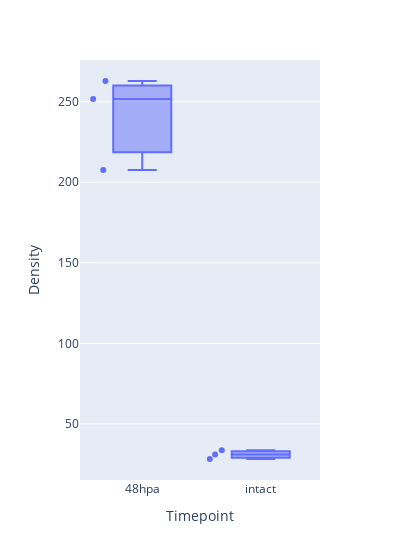

Notebook code for this chart:
### Markdown cell above
Now we can plot the data as replicates.

### Code cell
px.box(df, x='Timepoint', y='Density', points='all', width=400)

### Figure 1 — Plotly figure (JSON) as saved in the notebook; plotly's stock layout.template omitted (floating-point values rounded to 4 significant figures)
{"data": [{"alignmentgroup": "True", "boxpoints": "all", "hovertemplate": "Timepoint=%{x}<br>Density=%{y}<extra></extra>", "legendgroup": "", "marker": {"color": "#636efa"}, "name": "", "notched": false, "offsetgroup": "", "orientation": "v", "showlegend": false, "type": "box", "x": ["48hpa", "48hpa", "48hpa", "intact", "intact", "intact"], "x0": " ", "xaxis": "x", "y": [262.8, 207.6, 251.6, 33.6, 31.01, 28.18], "y0": " ", "yaxis": "y"}], "layout": {"boxmode": "group", "legend": {"tracegroupgap": 0}, "margin": {"t": 60}, "width": 400, "xaxis": {"anchor": "y", "domain": [0, 1], "title": {"text": "Timepoint"}}, "yaxis": {"anchor": "x", "domain": [0, 1], "title": {"text": "Density"}}}}
